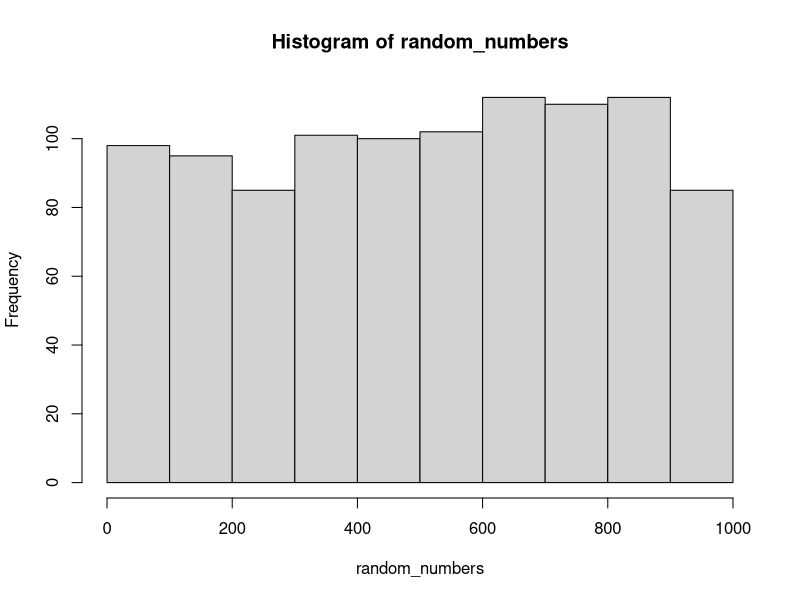
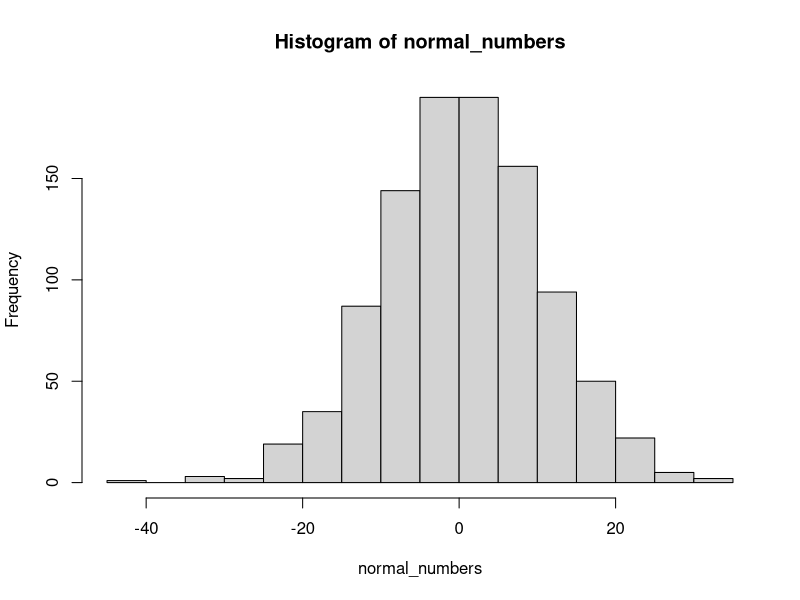

Write the R code that produced these figures, in order.
## ---- chunk 1

sum(1:100)

#1+2+3+4

a <- 0

for(i in 1:100){
  a <- a+i
}

a

## ---- chunk 2



sum(50:100)

sum(500:1000)


sum_sequence <- function(min,max){

  return(sum(min:max))
  
}

sum_sequence(min = 5, max = 100)

sum_sequence_loop <- function(min,max){
  
  a <- 0
  
  for(i in min:max){
    a <- a+i
  }
  
  return(a)
  
}

sum_sequence_loop(1,10)

## ---- chunk 3
?runif

 random_numbers <-runif(n = 1000,min=0,max=1000)
 
 hist(random_numbers)
 
 
  normal_numbers <-rnorm(n = 1000,0,10)
 
 hist(normal_numbers)
 
 sample(1:6, 1)
 
## ---- chunk 4
for(i in 1:100) {
  if(i %% 3 == 0 & i %% 5 == 0) {
    print("FizzBuzz")
  } else if(i %% 3 == 0) {
    print("Fizz")
  } else if(i %% 5 == 0) {
    print("Buzz")
  } else {
    print(i)
  }
}

